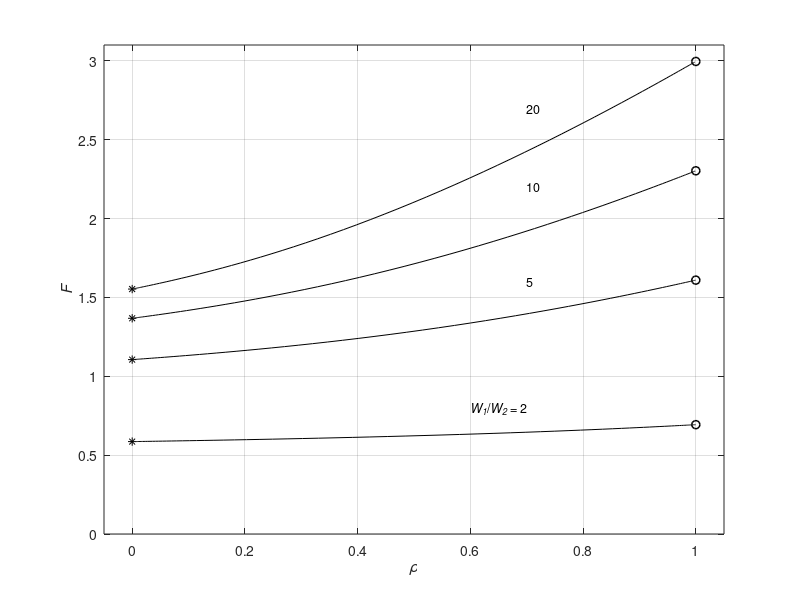

The MATLAB source for this figure:
% 5.2   F factor versus rho and W1/W2
clear all
close all
addpath ../../lib

% data ===============
W1_W2 = [2 5 10 20]; z = length(W1_W2);


% compute ===========
q1 = logspace(-4,2,100)';
for k = 1:z
    q = .5*(-1 + sqrt(1 + 4*W1_W2(1,k)*(q1.^2+q1))); 
    F(:,k)  = (2*(q - q1) + log(q./q1))./(1+q);
   	q2(:,k) = q;
end
    % weak inv =========
FWI = log(W1_W2);
    % strong inv ======
FSI = 2*(1 - sqrt(1./W1_W2)); 
    % relative gm/ID
rho = 1./(1+q2);

% plot =================
h = figure(1)
plot(rho,F,'k',zeros(1,z),FSI,'*k',ones(1,z),FWI,'ok','linewidth',1.1);
grid; axis([0 1 0 3])
xlabel('{\it\rho}'); ylabel('{\it F}');
axis([-0.05 1.05 0 3.1]);

text(.6,.8,'{\itW_1}/{\itW_2} = 2', 'fontsize', 9)
text(.7,1.6,'5', 'fontsize', 9)
text(.7,2.2,'10', 'fontsize', 9)
text(.7,2.7,'20', 'fontsize', 9)

%format_and_save(h, 'Fig5_3');

interp1(1./(1+q2(2,:)),F(2,:),.5)

R = 2000;
n = 1.25; UT = 0.026;
gm2 = F/R;
ID = gm2./rho/(n*UT)
R*ID